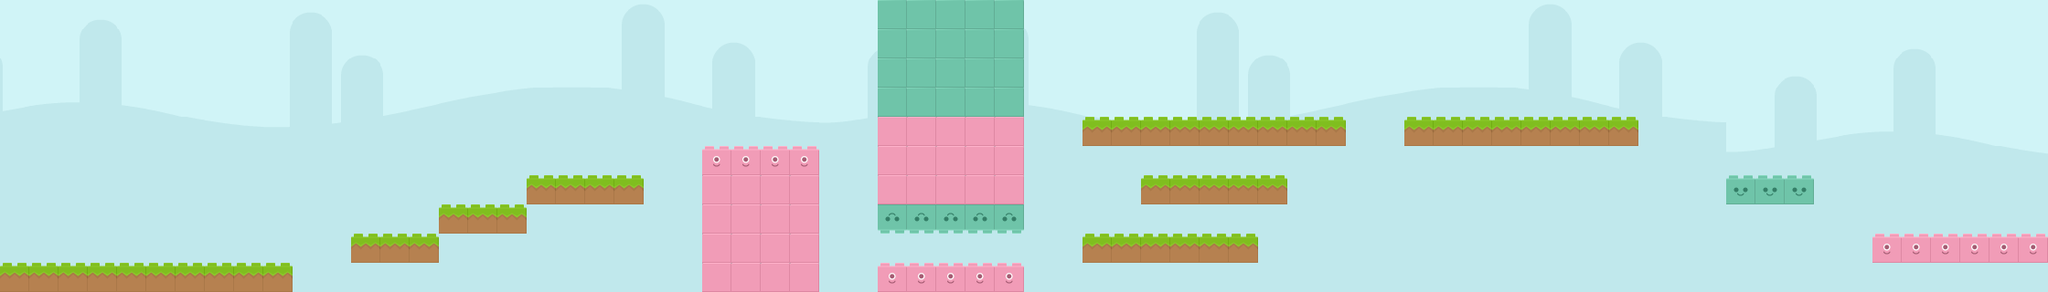

This game map was drawn from its Tiled (.tmx) file and the tilesets committed beside it. A one-line description and the trimmed map source follow:
An orthogonal 70x10 tile map with 32x32 px tiles, 8 tile layers (background, env, red, blue, ...), 3 tilesets and 5 objects.

<map version="1.0" orientation="orthogonal" renderorder="right-down" width="70" height="10" tilewidth="32" tileheight="32" nextobjectid="35">
 <tileset firstgid="1" name="bricks" tilewidth="32" tileheight="32">
  <tile id="0">
   <image width="32" height="32" source="bricks/brick01.png" />
  </tile>
  <tile id="1">
   <image width="32" height="32" source="bricks/brick01a.png" />
  </tile>
  <tile id="2">
   <image width="32" height="32" source="bricks/brick01b.png" />
  </tile>
  <tile id="3">
   <image width="32" height="32" source="bricks/brick01c.png" />
  </tile>
  <tile id="4">
   <image width="32" height="32" source="bricks/brick02.png" />
  </tile>
  <tile id="5">
   <image width="32" height="32" source="bricks/brick02a.png" />
  </tile>
  <tile id="6">
   <image width="32" height="32" source="bricks/brick02b.png" />
  </tile>
  <tile id="7">
   <image width="32" height="32" source="bricks/brick02c.png" />
  </tile>
  <tile id="8">
   <image width="32" height="32" source="bricks/brick03.png" />
  </tile>
  <tile id="9">
   <image width="32" height="32" source="bricks/brick03b.png" />
  </tile>
  <tile id="10">
   <image width="32" height="32" source="bricks/brick04.png" />
  </tile>
  <tile id="11">
   <image width="32" height="32" source="bricks/brick04b.png" />
  </tile>
  <tile id="12">
   <image width="32" height="32" source="bricks/brick05.png" />
  </tile>
  <tile id="13">
   <image width="32" height="32" source="bricks/brick05b.png" />
  </tile>
  <tile id="14">
   <image width="32" height="32" source="bricks/brick06.png" />
  </tile>
  <tile id="15">
   <image width="32" height="32" source="bricks/brick06b.png" />
  </tile>
  <tile id="16">
   <image width="32" height="32" source="bricks/brick07.png" />
  </tile>
  <tile id="17">
   <image width="32" height="32" source="bricks/brick07b.png" />
  </tile>
  <tile id="18">
   <image width="32" height="32" source="bricks/brick08.png" />
  </tile>
  <tile id="19">
   <image width="32" height="32" source="bricks/brick08b.png" />
  </tile>
  <tile id="20">
   <image width="32" height="32" source="bricks/brick08c.png" />
  </tile>
  <tile id="21">
   <image width="32" height="32" source="bricks/brick08d.png" />
  </tile>
  <tile id="22">
   <image width="32" height="32" source="bricks/brick09.png" />
  </tile>
  <tile id="23">
   <image width="32" height="32" source="bricks/brick09b.png" />
  </tile>
  <tile id="24">
   <image width="32" height="32" source="bricks/brick09c.png" />
  </tile>
  <tile id="25">
   <image width="32" height="32" source="bricks/brick09d.png" />
  </tile>
  <tile id="26">
   <image width="32" height="32" source="bricks/brick10.png" />
  </tile>
  <tile id="27">
   <image width="32" height="32" source="bricks/brick10b.png" />
  </tile>
  <tile id="28">
   <image width="32" height="32" source="bricks/brick10c.png" />
  </tile>
  <tile id="29">
   <image width="32" height="32" source="bricks/brick10d.png" />
  </tile>
 </tileset>
 <tileset firstgid="31" name="background" tilewidth="32" tileheight="32" spacing="1" margin="1">
  <image source="bg_grasslands.png" width="1024" height="512" />
 </tileset>
 <tileset firstgid="496" name="boosts" tilewidth="32" tileheight="32">
  <tile id="0">
   <image width="32" height="32" source="boosts/beige.png" />
  </tile>
  <tile id="1">
   <image width="32" height="32" source="boosts/blue.png" />
  </tile>
  <tile id="2">
   <image width="32" height="32" source="boosts/green.png" />
  </tile>
  <tile id="3">
   <image width="32" height="32" source="boosts/red.png" />
  </tile>
  <tile id="4">
   <image width="32" height="32" source="boosts/yellow.png" />
  </tile>
 </tileset>
 <layer name="background" width="70" height="10">
  <data>[700 cells, 700 non-empty, 321 distinct tile ids]</data>
 </layer>
 <layer name="env" width="70" height="10">
  <data>[700 cells, 0 non-empty, 0 distinct tile ids]</data>
 </layer>
 <layer name="red" width="70" height="10">
  <data>[700 cells, 46 non-empty, 2 distinct tile ids]</data>
 </layer>
 <layer name="blue" width="70" height="10">
  <data>[700 cells, 0 non-empty, 0 distinct tile ids]</data>
 </layer>
 <layer name="green" width="70" height="10">
  <data>[700 cells, 28 non-empty, 2 distinct tile ids]</data>
 </layer>
 <layer name="beige" width="70" height="10">
  <data>[700 cells, 0 non-empty, 0 distinct tile ids]</data>
 </layer>
 <layer name="yellow" width="70" height="10">
  <data>[700 cells, 0 non-empty, 0 distinct tile ids]</data>
 </layer>
 <layer name="normal" width="70" height="10">
  <data>[700 cells, 48 non-empty, 1 distinct tile ids]</data>
 </layer>
 <objectgroup name="player" />
 <objectgroup name="red_boost">
  <object id="32" x="736" y="118">
   <ellipse />
  </object>
 </objectgroup>
 <objectgroup name="blue_boost" />
 <objectgroup name="yellow_boost" />
 <objectgroup name="beige_boost" />
 <objectgroup name="final_zone">
  <object id="26" x="2229.38" y="-40.875" width="7" height="344" />
 </objectgroup>
 <objectgroup name="flag">
  <object id="27" x="2220.7" y="227.792" width="32" height="32" />
 </objectgroup>
 <objectgroup name="end-enemy-0">
  <object id="33" x="1860" y="110" />
 </objectgroup>
 <objectgroup name="begin-enemy-0">
  <object id="34" x="1140" y="110" />
 </objectgroup>
</map>
